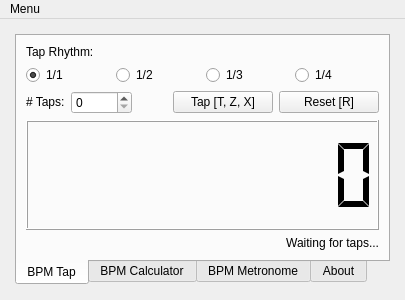
<?xml version="1.0" encoding="UTF-8"?>
<ui version="4.0">
 <class>MainWindow</class>
 <widget class="QMainWindow" name="MainWindow">
  <property name="geometry">
   <rect>
    <x>0</x>
    <y>0</y>
    <width>405</width>
    <height>300</height>
   </rect>
  </property>
  <property name="sizePolicy">
   <sizepolicy hsizetype="Minimum" vsizetype="Minimum">
    <horstretch>0</horstretch>
    <verstretch>0</verstretch>
   </sizepolicy>
  </property>
  <property name="minimumSize">
   <size>
    <width>405</width>
    <height>300</height>
   </size>
  </property>
  <property name="maximumSize">
   <size>
    <width>405</width>
    <height>300</height>
   </size>
  </property>
  <property name="windowTitle">
   <string>bpmcalc by luxmiyu</string>
  </property>
  <widget class="QWidget" name="centralwidget">
   <layout class="QGridLayout" name="gridLayout_2">
    <item row="0" column="0">
     <layout class="QGridLayout" name="gridLayout" columnstretch="5,0">
      <property name="leftMargin">
       <number>6</number>
      </property>
      <property name="topMargin">
       <number>6</number>
      </property>
      <property name="rightMargin">
       <number>6</number>
      </property>
      <property name="bottomMargin">
       <number>6</number>
      </property>
      <item row="0" column="0" colspan="2">
       <widget class="QTabWidget" name="tabWidget">
        <property name="tabPosition">
         <enum>QTabWidget::South</enum>
        </property>
        <property name="currentIndex">
         <number>0</number>
        </property>
        <widget class="QWidget" name="tabTap">
         <attribute name="title">
          <string>BPM Tap</string>
         </attribute>
         <layout class="QGridLayout" name="gridLayout_5">
          <item row="1" column="0">
           <layout class="QGridLayout" name="gridLayout_12" columnstretch="1,0,0,0,0">
            <item row="0" column="4">
             <widget class="QPushButton" name="tapButtonReset">
              <property name="minimumSize">
               <size>
                <width>100</width>
                <height>0</height>
               </size>
              </property>
              <property name="cursor">
               <cursorShape>PointingHandCursor</cursorShape>
              </property>
              <property name="focusPolicy">
               <enum>Qt::NoFocus</enum>
              </property>
              <property name="text">
               <string>Reset [R]</string>
              </property>
             </widget>
            </item>
            <item row="0" column="1">
             <widget class="QSpinBox" name="tapSpinboxAmount">
              <property name="focusPolicy">
               <enum>Qt::NoFocus</enum>
              </property>
              <property name="maximum">
               <number>10000</number>
              </property>
              <property name="singleStep">
               <number>16</number>
              </property>
             </widget>
            </item>
            <item row="0" column="0">
             <widget class="QLabel" name="tapLabelAmount">
              <property name="sizePolicy">
               <sizepolicy hsizetype="Preferred" vsizetype="Fixed">
                <horstretch>0</horstretch>
                <verstretch>0</verstretch>
               </sizepolicy>
              </property>
              <property name="text">
               <string># Taps:</string>
              </property>
             </widget>
            </item>
            <item row="0" column="3">
             <widget class="QPushButton" name="tapButtonTap">
              <property name="minimumSize">
               <size>
                <width>100</width>
                <height>0</height>
               </size>
              </property>
              <property name="cursor">
               <cursorShape>PointingHandCursor</cursorShape>
              </property>
              <property name="focusPolicy">
               <enum>Qt::NoFocus</enum>
              </property>
              <property name="text">
               <string>Tap [T, Z, X]</string>
              </property>
             </widget>
            </item>
            <item row="1" column="0" colspan="5">
             <widget class="QLCDNumber" name="tapLCD">
              <property name="minimumSize">
               <size>
                <width>0</width>
                <height>70</height>
               </size>
              </property>
              <property name="digitCount">
               <number>9</number>
              </property>
              <property name="segmentStyle">
               <enum>QLCDNumber::Flat</enum>
              </property>
              <property name="value" stdset="0">
               <double>0.000000000000000</double>
              </property>
             </widget>
            </item>
            <item row="2" column="0" colspan="5">
             <widget class="QLabel" name="tapLabelDetails">
              <property name="sizePolicy">
               <sizepolicy hsizetype="Preferred" vsizetype="Fixed">
                <horstretch>0</horstretch>
                <verstretch>0</verstretch>
               </sizepolicy>
              </property>
              <property name="text">
               <string>Waiting for taps...</string>
              </property>
              <property name="alignment">
               <set>Qt::AlignRight|Qt::AlignTrailing|Qt::AlignVCenter</set>
              </property>
             </widget>
            </item>
            <item row="0" column="2">
             <spacer name="horizontalSpacer_2">
              <property name="orientation">
               <enum>Qt::Horizontal</enum>
              </property>
              <property name="sizeHint" stdset="0">
               <size>
                <width>40</width>
                <height>20</height>
               </size>
              </property>
             </spacer>
            </item>
           </layout>
          </item>
          <item row="0" column="0">
           <layout class="QGridLayout" name="gridLayout_13">
            <item row="1" column="1">
             <widget class="QRadioButton" name="tapRadio2">
              <property name="cursor">
               <cursorShape>PointingHandCursor</cursorShape>
              </property>
              <property name="focusPolicy">
               <enum>Qt::NoFocus</enum>
              </property>
              <property name="text">
               <string>1/2</string>
              </property>
             </widget>
            </item>
            <item row="1" column="0">
             <widget class="QRadioButton" name="tapRadio1">
              <property name="cursor">
               <cursorShape>PointingHandCursor</cursorShape>
              </property>
              <property name="focusPolicy">
               <enum>Qt::NoFocus</enum>
              </property>
              <property name="text">
               <string>1/1</string>
              </property>
              <property name="checked">
               <bool>true</bool>
              </property>
             </widget>
            </item>
            <item row="0" column="0">
             <widget class="QLabel" name="tapLabelRhythm">
              <property name="sizePolicy">
               <sizepolicy hsizetype="Preferred" vsizetype="Fixed">
                <horstretch>0</horstretch>
                <verstretch>0</verstretch>
               </sizepolicy>
              </property>
              <property name="text">
               <string>Tap Rhythm:</string>
              </property>
             </widget>
            </item>
            <item row="1" column="2">
             <widget class="QRadioButton" name="tapRadio3">
              <property name="cursor">
               <cursorShape>PointingHandCursor</cursorShape>
              </property>
              <property name="focusPolicy">
               <enum>Qt::NoFocus</enum>
              </property>
              <property name="text">
               <string>1/3</string>
              </property>
             </widget>
            </item>
            <item row="1" column="3">
             <widget class="QRadioButton" name="tapRadio4">
              <property name="cursor">
               <cursorShape>PointingHandCursor</cursorShape>
              </property>
              <property name="focusPolicy">
               <enum>Qt::NoFocus</enum>
              </property>
              <property name="text">
               <string>1/4</string>
              </property>
             </widget>
            </item>
           </layout>
          </item>
         </layout>
        </widget>
        <widget class="QWidget" name="tabCalc">
         <attribute name="title">
          <string>BPM Calculator</string>
         </attribute>
         <layout class="QGridLayout" name="gridLayout_10">
          <item row="0" column="0">
           <layout class="QGridLayout" name="gridLayout_14">
            <item row="1" column="1">
             <widget class="QRadioButton" name="calcRadio2">
              <property name="cursor">
               <cursorShape>PointingHandCursor</cursorShape>
              </property>
              <property name="focusPolicy">
               <enum>Qt::NoFocus</enum>
              </property>
              <property name="text">
               <string>1/2</string>
              </property>
             </widget>
            </item>
            <item row="1" column="3">
             <widget class="QRadioButton" name="calcRadio4">
              <property name="cursor">
               <cursorShape>PointingHandCursor</cursorShape>
              </property>
              <property name="focusPolicy">
               <enum>Qt::NoFocus</enum>
              </property>
              <property name="text">
               <string>1/4</string>
              </property>
             </widget>
            </item>
            <item row="1" column="2">
             <widget class="QRadioButton" name="calcRadio3">
              <property name="cursor">
               <cursorShape>PointingHandCursor</cursorShape>
              </property>
              <property name="focusPolicy">
               <enum>Qt::NoFocus</enum>
              </property>
              <property name="text">
               <string>1/3</string>
              </property>
             </widget>
            </item>
            <item row="1" column="0">
             <widget class="QRadioButton" name="calcRadio1">
              <property name="cursor">
               <cursorShape>PointingHandCursor</cursorShape>
              </property>
              <property name="focusPolicy">
               <enum>Qt::NoFocus</enum>
              </property>
              <property name="text">
               <string>1/1</string>
              </property>
              <property name="checked">
               <bool>true</bool>
              </property>
             </widget>
            </item>
            <item row="0" column="0">
             <widget class="QLabel" name="calcLabelRhythm">
              <property name="sizePolicy">
               <sizepolicy hsizetype="Preferred" vsizetype="Fixed">
                <horstretch>0</horstretch>
                <verstretch>0</verstretch>
               </sizepolicy>
              </property>
              <property name="text">
               <string>Tap Rhythm:</string>
              </property>
             </widget>
            </item>
           </layout>
          </item>
          <item row="1" column="0">
           <layout class="QGridLayout" name="gridLayout_11">
            <item row="0" column="2">
             <widget class="QComboBox" name="calcComboboxValue">
              <property name="cursor">
               <cursorShape>PointingHandCursor</cursorShape>
              </property>
              <property name="focusPolicy">
               <enum>Qt::NoFocus</enum>
              </property>
              <item>
               <property name="text">
                <string>BPM</string>
               </property>
              </item>
              <item>
               <property name="text">
                <string>ms/tap</string>
               </property>
              </item>
              <item>
               <property name="text">
                <string>taps/s</string>
               </property>
              </item>
             </widget>
            </item>
            <item row="0" column="0">
             <widget class="QLabel" name="calcLabelValue">
              <property name="text">
               <string>Base Value:</string>
              </property>
             </widget>
            </item>
            <item row="0" column="1">
             <widget class="QDoubleSpinBox" name="calcSpinboxValue">
              <property name="minimum">
               <double>1.000000000000000</double>
              </property>
              <property name="maximum">
               <double>1000.000000000000000</double>
              </property>
              <property name="singleStep">
               <double>6.000000000000000</double>
              </property>
              <property name="value">
               <double>180.000000000000000</double>
              </property>
             </widget>
            </item>
            <item row="0" column="3">
             <widget class="QPushButton" name="calcButtonGo">
              <property name="cursor">
               <cursorShape>PointingHandCursor</cursorShape>
              </property>
              <property name="focusPolicy">
               <enum>Qt::NoFocus</enum>
              </property>
              <property name="text">
               <string>Go</string>
              </property>
             </widget>
            </item>
           </layout>
          </item>
          <item row="2" column="0">
           <widget class="QTextBrowser" name="calcTextResult">
            <property name="focusPolicy">
             <enum>Qt::NoFocus</enum>
            </property>
            <property name="html">
             <string>&lt;!DOCTYPE HTML PUBLIC &quot;-//W3C//DTD HTML 4.0//EN&quot; &quot;http://www.w3.org/TR/REC-html40/strict.dtd&quot;&gt;
&lt;html&gt;&lt;head&gt;&lt;meta name=&quot;qrichtext&quot; content=&quot;1&quot; /&gt;&lt;style type=&quot;text/css&quot;&gt;
p, li { white-space: pre-wrap; }
&lt;/style&gt;&lt;/head&gt;&lt;body style=&quot; font-family:'MS Shell Dlg 2'; font-size:7.8pt; font-weight:400; font-style:normal;&quot;&gt;
&lt;p style=&quot;-qt-paragraph-type:empty; margin-top:0px; margin-bottom:0px; margin-left:0px; margin-right:0px; -qt-block-indent:0; text-indent:0px; font-size:8pt;&quot;&gt;&lt;br /&gt;&lt;/p&gt;&lt;/body&gt;&lt;/html&gt;</string>
            </property>
           </widget>
          </item>
         </layout>
        </widget>
        <widget class="QWidget" name="tabMetro">
         <attribute name="title">
          <string>BPM Metronome</string>
         </attribute>
         <layout class="QGridLayout" name="gridLayout_8">
          <item row="0" column="0">
           <layout class="QGridLayout" name="gridLayout_7">
            <item row="1" column="1">
             <widget class="QRadioButton" name="metroRadio2">
              <property name="cursor">
               <cursorShape>PointingHandCursor</cursorShape>
              </property>
              <property name="focusPolicy">
               <enum>Qt::NoFocus</enum>
              </property>
              <property name="text">
               <string>1/2</string>
              </property>
             </widget>
            </item>
            <item row="1" column="2">
             <widget class="QRadioButton" name="metroRadio3">
              <property name="cursor">
               <cursorShape>PointingHandCursor</cursorShape>
              </property>
              <property name="focusPolicy">
               <enum>Qt::NoFocus</enum>
              </property>
              <property name="text">
               <string>1/3</string>
              </property>
             </widget>
            </item>
            <item row="1" column="0">
             <widget class="QRadioButton" name="metroRadio1">
              <property name="cursor">
               <cursorShape>PointingHandCursor</cursorShape>
              </property>
              <property name="focusPolicy">
               <enum>Qt::NoFocus</enum>
              </property>
              <property name="text">
               <string>1/1</string>
              </property>
              <property name="checked">
               <bool>true</bool>
              </property>
             </widget>
            </item>
            <item row="0" column="0">
             <widget class="QLabel" name="metroLabelRhythm">
              <property name="sizePolicy">
               <sizepolicy hsizetype="Preferred" vsizetype="Fixed">
                <horstretch>0</horstretch>
                <verstretch>0</verstretch>
               </sizepolicy>
              </property>
              <property name="text">
               <string>Tap Rhythm:</string>
              </property>
             </widget>
            </item>
            <item row="1" column="3">
             <widget class="QRadioButton" name="metroRadio4">
              <property name="cursor">
               <cursorShape>PointingHandCursor</cursorShape>
              </property>
              <property name="focusPolicy">
               <enum>Qt::NoFocus</enum>
              </property>
              <property name="text">
               <string>1/4</string>
              </property>
             </widget>
            </item>
           </layout>
          </item>
          <item row="3" column="0">
           <layout class="QGridLayout" name="gridLayout_4" columnstretch="3,2">
            <item row="0" column="0" colspan="2">
             <spacer name="verticalSpacer">
              <property name="orientation">
               <enum>Qt::Vertical</enum>
              </property>
              <property name="sizeHint" stdset="0">
               <size>
                <width>20</width>
                <height>40</height>
               </size>
              </property>
             </spacer>
            </item>
            <item row="4" column="1">
             <widget class="QPushButton" name="metroButtonStart">
              <property name="cursor">
               <cursorShape>PointingHandCursor</cursorShape>
              </property>
              <property name="focusPolicy">
               <enum>Qt::NoFocus</enum>
              </property>
              <property name="text">
               <string>Start / Stop [P]</string>
              </property>
             </widget>
            </item>
            <item row="4" column="0">
             <widget class="QProgressBar" name="metroProgressbar">
              <property name="maximum">
               <number>1000</number>
              </property>
              <property name="value">
               <number>0</number>
              </property>
              <property name="textVisible">
               <bool>false</bool>
              </property>
             </widget>
            </item>
            <item row="1" column="1">
             <widget class="QLabel" name="metroLabelFPS">
              <property name="sizePolicy">
               <sizepolicy hsizetype="Preferred" vsizetype="Fixed">
                <horstretch>0</horstretch>
                <verstretch>0</verstretch>
               </sizepolicy>
              </property>
              <property name="text">
               <string/>
              </property>
              <property name="alignment">
               <set>Qt::AlignCenter</set>
              </property>
             </widget>
            </item>
            <item row="1" column="0">
             <widget class="QCheckBox" name="metroCheckboxSimulate">
              <property name="cursor">
               <cursorShape>PointingHandCursor</cursorShape>
              </property>
              <property name="focusPolicy">
               <enum>Qt::NoFocus</enum>
              </property>
              <property name="text">
               <string>Simulate BPM Tap</string>
              </property>
             </widget>
            </item>
           </layout>
          </item>
          <item row="1" column="0">
           <layout class="QGridLayout" name="gridLayout_9">
            <item row="0" column="0">
             <widget class="QLabel" name="metroLabelBPM">
              <property name="sizePolicy">
               <sizepolicy hsizetype="Preferred" vsizetype="Fixed">
                <horstretch>0</horstretch>
                <verstretch>0</verstretch>
               </sizepolicy>
              </property>
              <property name="text">
               <string>BPM:</string>
              </property>
             </widget>
            </item>
            <item row="0" column="3">
             <widget class="QLabel" name="metroLabelSignature">
              <property name="text">
               <string>Time Signature:</string>
              </property>
             </widget>
            </item>
            <item row="0" column="1">
             <widget class="QDoubleSpinBox" name="metroSpinboxBPM">
              <property name="maximum">
               <double>1000.000000000000000</double>
              </property>
              <property name="singleStep">
               <double>5.000000000000000</double>
              </property>
              <property name="value">
               <double>180.000000000000000</double>
              </property>
             </widget>
            </item>
            <item row="0" column="4">
             <widget class="QComboBox" name="metroComboboxSignature">
              <property name="cursor">
               <cursorShape>PointingHandCursor</cursorShape>
              </property>
              <property name="focusPolicy">
               <enum>Qt::NoFocus</enum>
              </property>
              <property name="currentText">
               <string>4/4</string>
              </property>
              <property name="currentIndex">
               <number>2</number>
              </property>
              <item>
               <property name="text">
                <string>2/4</string>
               </property>
              </item>
              <item>
               <property name="text">
                <string>3/4</string>
               </property>
              </item>
              <item>
               <property name="text">
                <string>4/4</string>
               </property>
              </item>
              <item>
               <property name="text">
                <string>5/4</string>
               </property>
              </item>
              <item>
               <property name="text">
                <string>6/4</string>
               </property>
              </item>
              <item>
               <property name="text">
                <string>7/4</string>
               </property>
              </item>
              <item>
               <property name="text">
                <string>8/4</string>
               </property>
              </item>
              <item>
               <property name="text">
                <string>9/4</string>
               </property>
              </item>
             </widget>
            </item>
            <item row="0" column="2">
             <spacer name="horizontalSpacer">
              <property name="orientation">
               <enum>Qt::Horizontal</enum>
              </property>
              <property name="sizeHint" stdset="0">
               <size>
                <width>40</width>
                <height>20</height>
               </size>
              </property>
             </spacer>
            </item>
           </layout>
          </item>
          <item row="2" column="0">
           <layout class="QGridLayout" name="gridLayout_15">
            <item row="0" column="0">
             <widget class="QLabel" name="metroLabelVolume">
              <property name="sizePolicy">
               <sizepolicy hsizetype="Preferred" vsizetype="Fixed">
                <horstretch>0</horstretch>
                <verstretch>0</verstretch>
               </sizepolicy>
              </property>
              <property name="text">
               <string>Volume:</string>
              </property>
             </widget>
            </item>
            <item row="0" column="1">
             <widget class="QSlider" name="metroSliderVolume">
              <property name="cursor">
               <cursorShape>PointingHandCursor</cursorShape>
              </property>
              <property name="maximum">
               <number>100</number>
              </property>
              <property name="singleStep">
               <number>5</number>
              </property>
              <property name="pageStep">
               <number>20</number>
              </property>
              <property name="value">
               <number>70</number>
              </property>
              <property name="orientation">
               <enum>Qt::Horizontal</enum>
              </property>
             </widget>
            </item>
           </layout>
          </item>
         </layout>
        </widget>
        <widget class="QWidget" name="tabAbout">
         <attribute name="title">
          <string>About</string>
         </attribute>
         <layout class="QGridLayout" name="gridLayout_3">
          <item row="0" column="0">
           <layout class="QGridLayout" name="gridLayout_6">
            <item row="3" column="0">
             <spacer name="verticalSpacer_3">
              <property name="orientation">
               <enum>Qt::Vertical</enum>
              </property>
              <property name="sizeHint" stdset="0">
               <size>
                <width>20</width>
                <height>40</height>
               </size>
              </property>
             </spacer>
            </item>
            <item row="0" column="0">
             <spacer name="verticalSpacer_2">
              <property name="orientation">
               <enum>Qt::Vertical</enum>
              </property>
              <property name="sizeHint" stdset="0">
               <size>
                <width>20</width>
                <height>40</height>
               </size>
              </property>
             </spacer>
            </item>
            <item row="1" column="0">
             <widget class="QLabel" name="aboutLabelTitle">
              <property name="sizePolicy">
               <sizepolicy hsizetype="Preferred" vsizetype="Fixed">
                <horstretch>0</horstretch>
                <verstretch>0</verstretch>
               </sizepolicy>
              </property>
              <property name="text">
               <string>BPM Calculator by luxmiyu v1.1.727</string>
              </property>
              <property name="alignment">
               <set>Qt::AlignCenter</set>
              </property>
             </widget>
            </item>
            <item row="2" column="0">
             <widget class="QPushButton" name="aboutButtonURL">
              <property name="cursor">
               <cursorShape>PointingHandCursor</cursorShape>
              </property>
              <property name="focusPolicy">
               <enum>Qt::NoFocus</enum>
              </property>
              <property name="text">
               <string>Open GitHub Repository</string>
              </property>
             </widget>
            </item>
           </layout>
          </item>
         </layout>
        </widget>
       </widget>
      </item>
     </layout>
    </item>
   </layout>
  </widget>
  <widget class="QMenuBar" name="menuBar">
   <property name="geometry">
    <rect>
     <x>0</x>
     <y>0</y>
     <width>405</width>
     <height>26</height>
    </rect>
   </property>
   <widget class="QMenu" name="menuMenu">
    <property name="title">
     <string>Menu</string>
    </property>
    <widget class="QMenu" name="menuBPM_Tap">
     <property name="title">
      <string>BPM Tap</string>
     </property>
     <addaction name="actionTapT"/>
     <addaction name="actionTapZ"/>
     <addaction name="actionTapX"/>
     <addaction name="actionTapReset"/>
    </widget>
    <widget class="QMenu" name="menuBPM_Calculator">
     <property name="title">
      <string>BPM Calculator</string>
     </property>
     <addaction name="actionGo"/>
    </widget>
    <widget class="QMenu" name="menuBPM_Metronome">
     <property name="title">
      <string>BPM Metronome</string>
     </property>
     <addaction name="actionStart"/>
    </widget>
    <addaction name="menuBPM_Tap"/>
    <addaction name="menuBPM_Calculator"/>
    <addaction name="menuBPM_Metronome"/>
    <addaction name="separator"/>
    <addaction name="actionURL"/>
    <addaction name="actionExit"/>
   </widget>
   <addaction name="menuMenu"/>
  </widget>
  <action name="actionExit">
   <property name="text">
    <string>Exit</string>
   </property>
   <property name="shortcut">
    <string>Ctrl+Q</string>
   </property>
  </action>
  <action name="actionTapT">
   <property name="text">
    <string>Tap T</string>
   </property>
   <property name="shortcut">
    <string>T</string>
   </property>
  </action>
  <action name="actionTapZ">
   <property name="text">
    <string>Tap Z</string>
   </property>
   <property name="shortcut">
    <string>Z</string>
   </property>
  </action>
  <action name="actionTapX">
   <property name="text">
    <string>Tap X</string>
   </property>
   <property name="shortcut">
    <string>X</string>
   </property>
  </action>
  <action name="actionTapReset">
   <property name="text">
    <string>Reset</string>
   </property>
   <property name="shortcut">
    <string>R</string>
   </property>
  </action>
  <action name="actionGo">
   <property name="text">
    <string>Go</string>
   </property>
   <property name="shortcut">
    <string>G</string>
   </property>
  </action>
  <action name="actionStart">
   <property name="text">
    <string>Start / Stop</string>
   </property>
   <property name="shortcut">
    <string>P</string>
   </property>
  </action>
  <action name="actionURL">
   <property name="text">
    <string>GitHub Repo</string>
   </property>
   <property name="shortcut">
    <string>F1</string>
   </property>
  </action>
 </widget>
 <tabstops>
  <tabstop>tabWidget</tabstop>
  <tabstop>tapRadio1</tabstop>
  <tabstop>tapRadio2</tabstop>
  <tabstop>tapRadio3</tabstop>
  <tabstop>tapRadio4</tabstop>
  <tabstop>tapSpinboxAmount</tabstop>
  <tabstop>calcRadio1</tabstop>
  <tabstop>calcRadio2</tabstop>
  <tabstop>calcRadio3</tabstop>
  <tabstop>calcRadio4</tabstop>
  <tabstop>calcSpinboxValue</tabstop>
  <tabstop>calcComboboxValue</tabstop>
  <tabstop>metroRadio1</tabstop>
  <tabstop>metroRadio2</tabstop>
  <tabstop>metroRadio3</tabstop>
  <tabstop>metroRadio4</tabstop>
  <tabstop>metroSpinboxBPM</tabstop>
  <tabstop>metroComboboxSignature</tabstop>
  <tabstop>metroSliderVolume</tabstop>
 </tabstops>
 <resources/>
 <connections/>
</ui>
